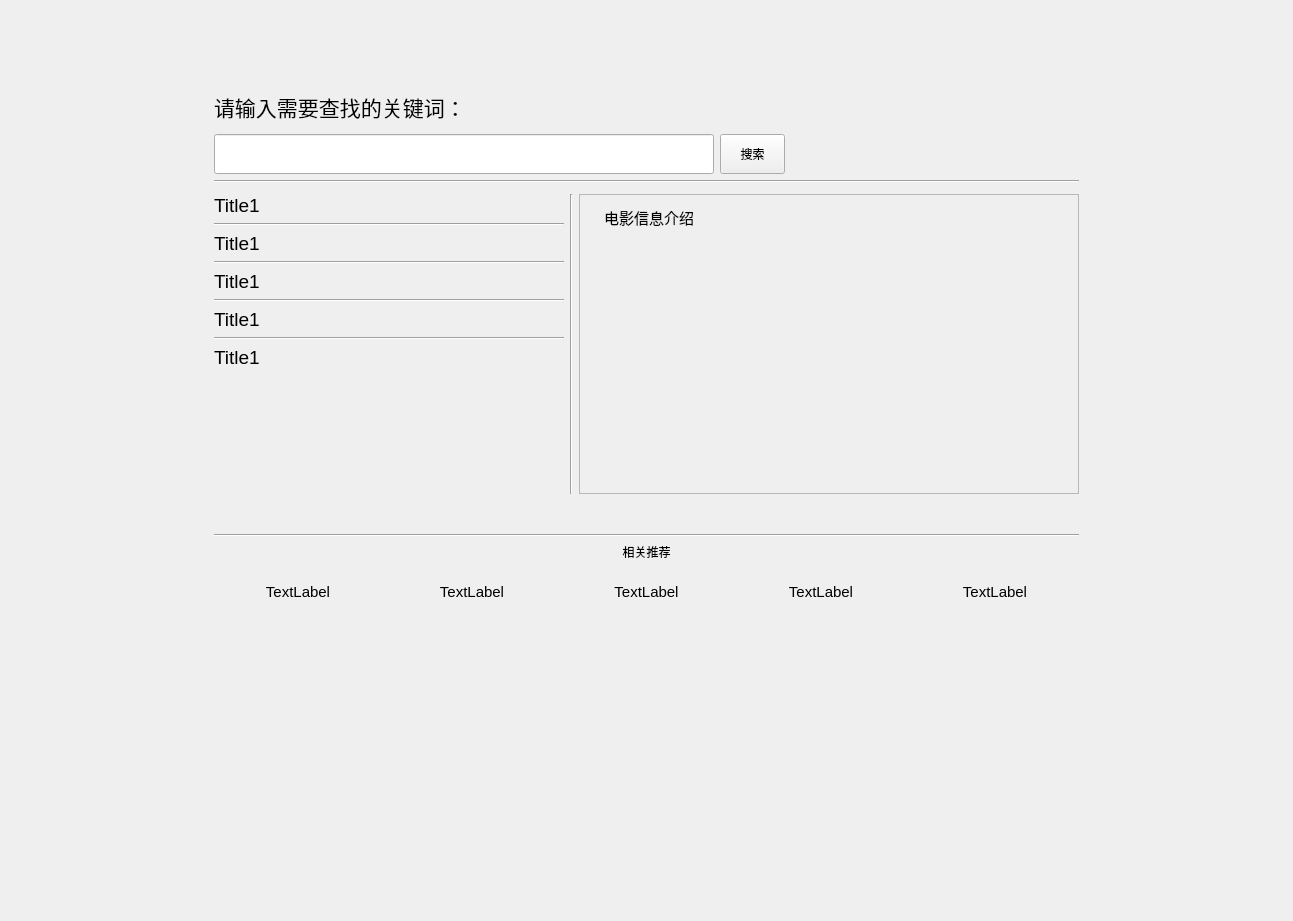
<?xml version="1.0" encoding="UTF-8"?>
<ui version="4.0">
 <class>Movie</class>
 <widget class="QWidget" name="Movie">
  <property name="geometry">
   <rect>
    <x>0</x>
    <y>0</y>
    <width>1293</width>
    <height>921</height>
   </rect>
  </property>
  <property name="windowTitle">
   <string>Movie</string>
  </property>
  <layout class="QGridLayout" name="gridLayout_2">
   <item row="0" column="1">
    <spacer name="verticalSpacer_5">
     <property name="orientation">
      <enum>Qt::Vertical</enum>
     </property>
     <property name="sizeType">
      <enum>QSizePolicy::Fixed</enum>
     </property>
     <property name="sizeHint" stdset="0">
      <size>
       <width>20</width>
       <height>80</height>
      </size>
     </property>
    </spacer>
   </item>
   <item row="1" column="0">
    <spacer name="horizontalSpacer_3">
     <property name="orientation">
      <enum>Qt::Horizontal</enum>
     </property>
     <property name="sizeHint" stdset="0">
      <size>
       <width>324</width>
       <height>20</height>
      </size>
     </property>
    </spacer>
   </item>
   <item row="1" column="1" rowspan="2" colspan="2">
    <layout class="QVBoxLayout" name="verticalLayout_2">
     <property name="sizeConstraint">
      <enum>QLayout::SetDefaultConstraint</enum>
     </property>
     <item>
      <layout class="QHBoxLayout" name="horizontalLayout">
       <item>
        <widget class="QLabel" name="label">
         <property name="font">
          <font>
           <pointsize>16</pointsize>
          </font>
         </property>
         <property name="text">
          <string>请输入需要查找的关键词：</string>
         </property>
        </widget>
       </item>
       <item>
        <spacer name="horizontalSpacer">
         <property name="orientation">
          <enum>Qt::Horizontal</enum>
         </property>
         <property name="sizeHint" stdset="0">
          <size>
           <width>40</width>
           <height>20</height>
          </size>
         </property>
        </spacer>
       </item>
      </layout>
     </item>
     <item>
      <spacer name="verticalSpacer">
       <property name="orientation">
        <enum>Qt::Vertical</enum>
       </property>
       <property name="sizeHint" stdset="0">
        <size>
         <width>20</width>
         <height>5</height>
        </size>
       </property>
      </spacer>
     </item>
     <item>
      <layout class="QHBoxLayout" name="horizontalLayout_2">
       <item>
        <widget class="QLineEdit" name="inputLine">
         <property name="minimumSize">
          <size>
           <width>500</width>
           <height>40</height>
          </size>
         </property>
         <property name="maximumSize">
          <size>
           <width>500</width>
           <height>40</height>
          </size>
         </property>
         <property name="font">
          <font>
           <pointsize>18</pointsize>
          </font>
         </property>
        </widget>
       </item>
       <item>
        <widget class="QPushButton" name="searchButton">
         <property name="minimumSize">
          <size>
           <width>65</width>
           <height>40</height>
          </size>
         </property>
         <property name="maximumSize">
          <size>
           <width>65</width>
           <height>40</height>
          </size>
         </property>
         <property name="text">
          <string>搜索</string>
         </property>
        </widget>
       </item>
       <item>
        <spacer name="horizontalSpacer_2">
         <property name="orientation">
          <enum>Qt::Horizontal</enum>
         </property>
         <property name="sizeHint" stdset="0">
          <size>
           <width>40</width>
           <height>20</height>
          </size>
         </property>
        </spacer>
       </item>
      </layout>
     </item>
     <item>
      <widget class="Line" name="line">
       <property name="orientation">
        <enum>Qt::Horizontal</enum>
       </property>
      </widget>
     </item>
     <item>
      <spacer name="verticalSpacer_2">
       <property name="orientation">
        <enum>Qt::Vertical</enum>
       </property>
       <property name="sizeHint" stdset="0">
        <size>
         <width>20</width>
         <height>5</height>
        </size>
       </property>
      </spacer>
     </item>
     <item>
      <layout class="QHBoxLayout" name="horizontalLayout_3">
       <item>
        <layout class="QVBoxLayout" name="verticalLayout_7">
         <item>
          <widget class="QLabel" name="title1">
           <property name="minimumSize">
            <size>
             <width>350</width>
             <height>0</height>
            </size>
           </property>
           <property name="maximumSize">
            <size>
             <width>350</width>
             <height>16777215</height>
            </size>
           </property>
           <property name="font">
            <font>
             <pointsize>14</pointsize>
            </font>
           </property>
           <property name="cursor">
            <cursorShape>PointingHandCursor</cursorShape>
           </property>
           <property name="text">
            <string>Title1</string>
           </property>
           <property name="wordWrap">
            <bool>true</bool>
           </property>
          </widget>
         </item>
         <item>
          <widget class="Line" name="line_a">
           <property name="orientation">
            <enum>Qt::Horizontal</enum>
           </property>
          </widget>
         </item>
         <item>
          <widget class="QLabel" name="title1_2">
           <property name="minimumSize">
            <size>
             <width>350</width>
             <height>0</height>
            </size>
           </property>
           <property name="maximumSize">
            <size>
             <width>350</width>
             <height>16777215</height>
            </size>
           </property>
           <property name="font">
            <font>
             <pointsize>14</pointsize>
            </font>
           </property>
           <property name="cursor">
            <cursorShape>PointingHandCursor</cursorShape>
           </property>
           <property name="text">
            <string>Title1</string>
           </property>
           <property name="wordWrap">
            <bool>true</bool>
           </property>
          </widget>
         </item>
         <item>
          <widget class="Line" name="line_b">
           <property name="orientation">
            <enum>Qt::Horizontal</enum>
           </property>
          </widget>
         </item>
         <item>
          <widget class="QLabel" name="title1_3">
           <property name="minimumSize">
            <size>
             <width>350</width>
             <height>0</height>
            </size>
           </property>
           <property name="maximumSize">
            <size>
             <width>350</width>
             <height>16777215</height>
            </size>
           </property>
           <property name="font">
            <font>
             <pointsize>14</pointsize>
            </font>
           </property>
           <property name="cursor">
            <cursorShape>PointingHandCursor</cursorShape>
           </property>
           <property name="text">
            <string>Title1</string>
           </property>
           <property name="wordWrap">
            <bool>true</bool>
           </property>
          </widget>
         </item>
         <item>
          <widget class="Line" name="line_c">
           <property name="orientation">
            <enum>Qt::Horizontal</enum>
           </property>
          </widget>
         </item>
         <item>
          <widget class="QLabel" name="title1_4">
           <property name="minimumSize">
            <size>
             <width>350</width>
             <height>0</height>
            </size>
           </property>
           <property name="maximumSize">
            <size>
             <width>350</width>
             <height>16777215</height>
            </size>
           </property>
           <property name="font">
            <font>
             <pointsize>14</pointsize>
            </font>
           </property>
           <property name="cursor">
            <cursorShape>PointingHandCursor</cursorShape>
           </property>
           <property name="text">
            <string>Title1</string>
           </property>
           <property name="wordWrap">
            <bool>true</bool>
           </property>
          </widget>
         </item>
         <item>
          <widget class="Line" name="line_d">
           <property name="orientation">
            <enum>Qt::Horizontal</enum>
           </property>
          </widget>
         </item>
         <item>
          <widget class="QLabel" name="title1_5">
           <property name="minimumSize">
            <size>
             <width>350</width>
             <height>0</height>
            </size>
           </property>
           <property name="maximumSize">
            <size>
             <width>350</width>
             <height>16777215</height>
            </size>
           </property>
           <property name="font">
            <font>
             <pointsize>14</pointsize>
            </font>
           </property>
           <property name="cursor">
            <cursorShape>PointingHandCursor</cursorShape>
           </property>
           <property name="text">
            <string>Title1</string>
           </property>
           <property name="wordWrap">
            <bool>true</bool>
           </property>
          </widget>
         </item>
         <item>
          <spacer name="verticalSpacer_3">
           <property name="orientation">
            <enum>Qt::Vertical</enum>
           </property>
           <property name="sizeType">
            <enum>QSizePolicy::Expanding</enum>
           </property>
           <property name="sizeHint" stdset="0">
            <size>
             <width>20</width>
             <height>33</height>
            </size>
           </property>
          </spacer>
         </item>
        </layout>
       </item>
       <item>
        <widget class="Line" name="line_2">
         <property name="orientation">
          <enum>Qt::Vertical</enum>
         </property>
        </widget>
       </item>
       <item>
        <widget class="QScrollArea" name="scrollArea">
         <property name="minimumSize">
          <size>
           <width>500</width>
           <height>300</height>
          </size>
         </property>
         <property name="maximumSize">
          <size>
           <width>500</width>
           <height>16777215</height>
          </size>
         </property>
         <property name="horizontalScrollBarPolicy">
          <enum>Qt::ScrollBarAlwaysOff</enum>
         </property>
         <property name="widgetResizable">
          <bool>true</bool>
         </property>
         <widget class="QWidget" name="scrollAreaWidgetContents">
          <property name="geometry">
           <rect>
            <x>0</x>
            <y>0</y>
            <width>498</width>
            <height>298</height>
           </rect>
          </property>
          <layout class="QGridLayout" name="gridLayout">
           <item row="0" column="0">
            <widget class="QLabel" name="content">
             <property name="minimumSize">
              <size>
               <width>450</width>
               <height>0</height>
              </size>
             </property>
             <property name="maximumSize">
              <size>
               <width>450</width>
               <height>16777215</height>
              </size>
             </property>
             <property name="font">
              <font>
               <pointsize>11</pointsize>
              </font>
             </property>
             <property name="text">
              <string>电影信息介绍</string>
             </property>
             <property name="textFormat">
              <enum>Qt::AutoText</enum>
             </property>
             <property name="scaledContents">
              <bool>false</bool>
             </property>
             <property name="alignment">
              <set>Qt::AlignLeading|Qt::AlignLeft|Qt::AlignTop</set>
             </property>
             <property name="wordWrap">
              <bool>true</bool>
             </property>
            </widget>
           </item>
          </layout>
         </widget>
        </widget>
       </item>
      </layout>
     </item>
     <item>
      <spacer name="verticalSpacer_6">
       <property name="orientation">
        <enum>Qt::Vertical</enum>
       </property>
       <property name="sizeType">
        <enum>QSizePolicy::Fixed</enum>
       </property>
       <property name="sizeHint" stdset="0">
        <size>
         <width>3</width>
         <height>34</height>
        </size>
       </property>
      </spacer>
     </item>
     <item>
      <widget class="Line" name="line_3">
       <property name="orientation">
        <enum>Qt::Horizontal</enum>
       </property>
      </widget>
     </item>
     <item>
      <widget class="QLabel" name="label_2">
       <property name="minimumSize">
        <size>
         <width>0</width>
         <height>14</height>
        </size>
       </property>
       <property name="font">
        <font>
         <pointsize>9</pointsize>
        </font>
       </property>
       <property name="text">
        <string>相关推荐</string>
       </property>
       <property name="alignment">
        <set>Qt::AlignCenter</set>
       </property>
      </widget>
     </item>
     <item>
      <layout class="QHBoxLayout" name="horizontalLayout_4">
       <item>
        <widget class="QLabel" name="recom_1">
         <property name="minimumSize">
          <size>
           <width>0</width>
           <height>50</height>
          </size>
         </property>
         <property name="font">
          <font>
           <pointsize>11</pointsize>
          </font>
         </property>
         <property name="text">
          <string>TextLabel</string>
         </property>
         <property name="alignment">
          <set>Qt::AlignCenter</set>
         </property>
        </widget>
       </item>
       <item>
        <widget class="QLabel" name="recom_2">
         <property name="font">
          <font>
           <pointsize>11</pointsize>
          </font>
         </property>
         <property name="text">
          <string>TextLabel</string>
         </property>
         <property name="alignment">
          <set>Qt::AlignCenter</set>
         </property>
        </widget>
       </item>
       <item>
        <widget class="QLabel" name="recom_3">
         <property name="font">
          <font>
           <pointsize>11</pointsize>
          </font>
         </property>
         <property name="text">
          <string>TextLabel</string>
         </property>
         <property name="alignment">
          <set>Qt::AlignCenter</set>
         </property>
        </widget>
       </item>
       <item>
        <widget class="QLabel" name="recom_4">
         <property name="font">
          <font>
           <pointsize>11</pointsize>
          </font>
         </property>
         <property name="text">
          <string>TextLabel</string>
         </property>
         <property name="alignment">
          <set>Qt::AlignCenter</set>
         </property>
        </widget>
       </item>
       <item>
        <widget class="QLabel" name="recom_5">
         <property name="font">
          <font>
           <pointsize>11</pointsize>
          </font>
         </property>
         <property name="text">
          <string>TextLabel</string>
         </property>
         <property name="alignment">
          <set>Qt::AlignCenter</set>
         </property>
        </widget>
       </item>
      </layout>
     </item>
    </layout>
   </item>
   <item row="2" column="3">
    <spacer name="horizontalSpacer_4">
     <property name="orientation">
      <enum>Qt::Horizontal</enum>
     </property>
     <property name="sizeHint" stdset="0">
      <size>
       <width>323</width>
       <height>20</height>
      </size>
     </property>
    </spacer>
   </item>
   <item row="3" column="2">
    <spacer name="verticalSpacer_4">
     <property name="orientation">
      <enum>Qt::Vertical</enum>
     </property>
     <property name="sizeHint" stdset="0">
      <size>
       <width>20</width>
       <height>263</height>
      </size>
     </property>
    </spacer>
   </item>
  </layout>
 </widget>
 <layoutdefault spacing="6" margin="11"/>
 <resources/>
 <connections/>
</ui>
